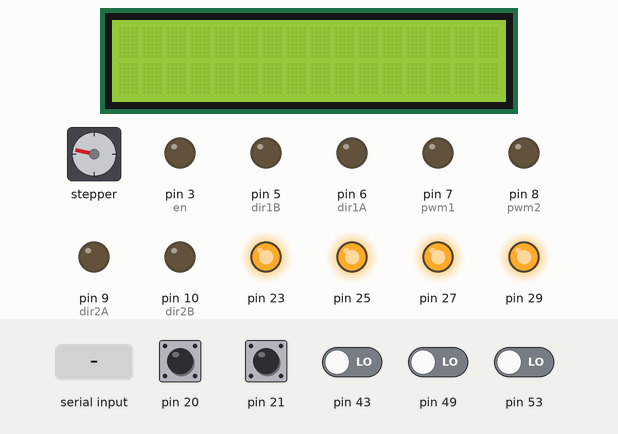
This sketch was run on a simulated Arduino Mega 2560, built with avr-gcc and run on an emulated ATmega2560. Shown: 16×2 character LCD, stepper motor, output pins drawn as LEDs (lit = HIGH). The test bench sets the inputs (shaded band); at power-on: pin 20, pin 21 HIGH, pin 43, pin 49, pin 53 LOW. Stepper angles assume 200 steps per turn.

Above: at 0.8 s.
0.9 s: pin 20 pulled LOW for 0.15 s
At 1.3 s:
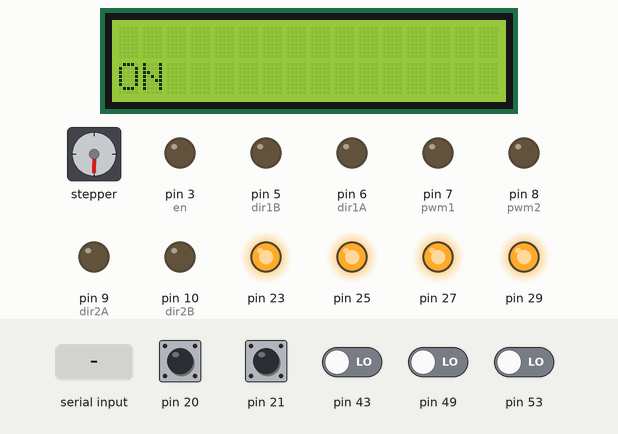
1.6 s: pin 53 driven HIGH
At 2.1 s:
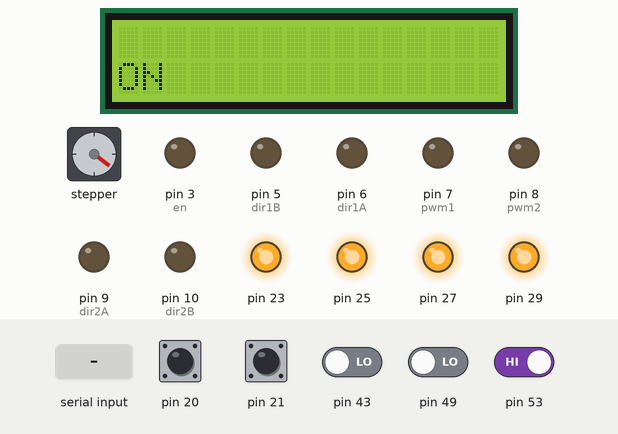
3.1 s: pin 21 pulled LOW for 0.15 s
At 4.3 s:
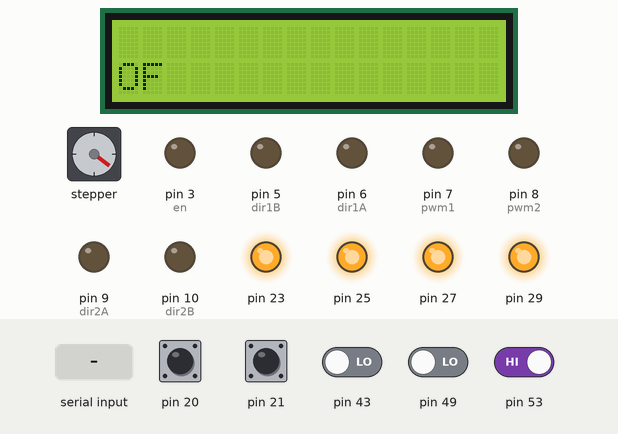
4.7 s: "w" received over Serial
At 5.7 s:
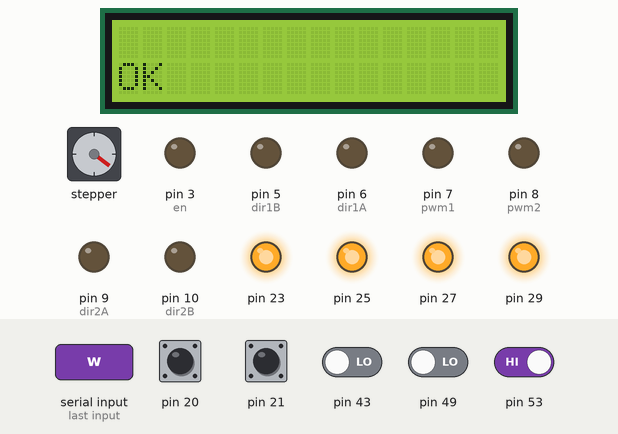
6.2 s: "p" received over Serial
At 6.8 s:
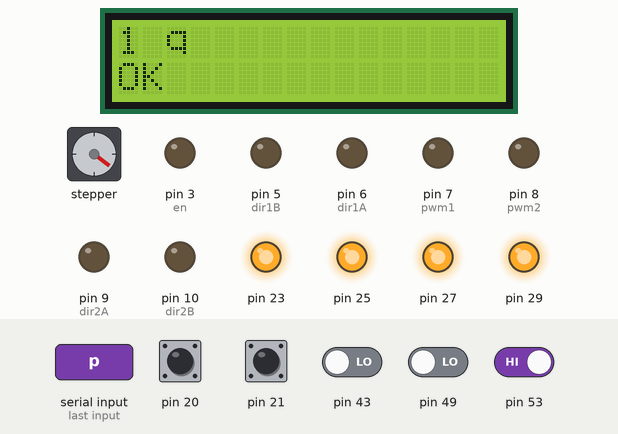
7.7 s: pin 20 pulled LOW for 1 s
At 9.1 s:
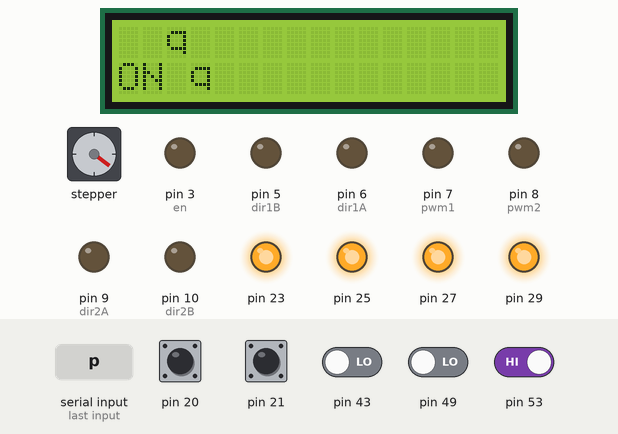
Timing chart, 0 to 10.7 s (numbered marks = the images above; inputs shaded):
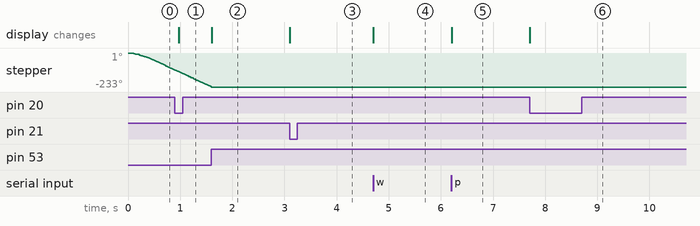

The sketch:

code_he_thong.ino
```cpp
#include <LiquidCrystal.h>
#include <string.h>
#include <TimerOne.h>
#include <TimerThree.h>
#include <AccelStepper.h>

const int rs = A8, en = A7, d4 = A6, d5 = A5, d6 = A4, d7 = A3;
LiquidCrystal lcd(rs, en, d4, d5, d6, d7);

#define pwm1 7 // Bang tai 1
#define dir1A 6
#define dir1B 5

#define pwm2 8 // Bang tai 2
#define dir2A 9
#define dir2B 10

#define en 3
#define cw 4
#define clk 2

#define congtac PINB&B00000001
#define sensor1 PINL&B01000000
#define sensor2 PINL&B00000001
#define sensor3 PINL&B00010000
#define Cu_chan_ON digitalWrite(29,LOW)
#define Cu_chan_OFF digitalWrite(29,HIGH)
#define Tay_gap_ON digitalWrite(25,LOW)
#define Tay_gap_OFF digitalWrite(25,HIGH)
#define Giac_hut_ON digitalWrite(27,LOW)
#define Giac_hut_OFF digitalWrite(27,HIGH)
AccelStepper stepper(1, clk, cw);

boolean key, Run = false,Run1=true;
char Result[] = {};     // tra ve ket qua mach pass fail
unsigned char Data;
boolean Pass1 = false, Pass2 = false;
unsigned int mode = 0;

void PC();
void prossesing();
void Check_pass_fail();
void insert_Pass();
void insert_Fail();
void replease_Pass_Fail();
void quay_bang_tai_1();
void quay_bang_tai_2();
void dung_bang_tai_1();
void dung_bang_tai_2();
void Stop();
void Start();
void tay_may(int so_buoc, int van_toc, boolean dir);
void tay_gap_bang(long int Step);
void set_goc();
void check();

void setup() {
  lcd.begin(16, 2);
  Serial.begin(9600);
  Timer1.initialize(10000);
  Timer1.attachInterrupt(PC);
  Timer3.initialize(15000);
  Timer3.attachInterrupt(prossesing);

  pinMode(pwm1, OUTPUT); pinMode(dir1A, OUTPUT); pinMode(dir1B, OUTPUT);
  pinMode(pwm2, OUTPUT); pinMode(dir2A, OUTPUT); pinMode(dir2B, OUTPUT);
  pinMode(en, OUTPUT); pinMode(cw, OUTPUT); pinMode(clk, OUTPUT);
  pinMode(23, OUTPUT); pinMode(25, OUTPUT); pinMode(27, OUTPUT);
  pinMode(29, OUTPUT);
  digitalWrite(23, HIGH);
  digitalWrite(25, HIGH);
  digitalWrite(27, HIGH);
  digitalWrite(29, HIGH);

  pinMode(20, INPUT_PULLUP); pinMode(21, INPUT_PULLUP);
  pinMode(43, INPUT); pinMode(45, INPUT);
  pinMode(47, INPUT); pinMode(49, INPUT);
  pinMode(51, INPUT); pinMode(53, INPUT);

  dung_bang_tai_1();
  dung_bang_tai_2();

  // interrupt
  attachInterrupt(2, Stop, FALLING);
  attachInterrupt(3, Start, FALLING);
  delay(5);
  set_goc();
}
/********************************************* Main ****************************************************/
void loop()
{
    lcd.setCursor(0, 0);
    lcd.print(Result);
    lcd.print(" ");
    if(Run == true && mode == 2)
    {
        tay_gap_bang(-738);
        Tay_gap_ON;
        delay(1000);
        Giac_hut_ON;
        Tay_gap_OFF;
        delay(1500);
        tay_gap_bang(0);
        Tay_gap_ON;
        delay(1000);
        Giac_hut_OFF;
        Tay_gap_OFF;
        Cu_chan_OFF;
        delay(1500);
        set_goc();
        replease_Pass_Fail();
        mode = 0;
    }
    else if(Run == true && mode == 1)
      {
        Cu_chan_OFF;
        while(sensor_filter(check_sensor(sensor3)) == 1);
        replease_Pass_Fail();
        mode = 0;
      }
}
/******************************************** Function ****************************************************/

void set_goc()
{
  int position_homing = 1;
  stepper.setMaxSpeed(100.0);
  stepper.setAcceleration(100.0);
  delay(5);
  // Xet goc toa do
  while (!sensor_filter(check_sensor(congtac))) {
    stepper.moveTo(position_homing);
    stepper.run();
    position_homing++;
    delay(5);
  }
  stepper.setCurrentPosition(0);  // Xet lai vi tri
  stepper.setMaxSpeed(100.0);     // Xet van toc
  stepper.setAcceleration(100.0); // Xet gia toc
  position_homing = -1;

  while (sensor_filter(check_sensor(congtac))) {
    stepper.moveTo(position_homing);
    stepper.run();
    position_homing--;
    delay(5);
  }
  stepper.setCurrentPosition(0);
  stepper.setMaxSpeed(1500.0);
  stepper.setAcceleration(1000.0);
}

void tay_gap_bang(long int Step)
{
  stepper.moveTo(Step);
  while (stepper.distanceToGo() != 0)
  {
    stepper.run();
  }
}
bool check_sensor(byte pin)
{
  if (pin) return false;
  else return true;
}

bool sensor_filter(bool sensor)
{
  int finish = 50;
  unsigned int count = 0;
  for (int i = 0; i < finish; i++)
  {
    if (sensor == true) count++;
    else {
      count == 0;
      return 0;
    }
  }
  if (count == finish) {
    count = 0;
    return 1;
  }
}
void check()
{
   if (Check_pass_fail(Result) == '0') {
    Cu_chan_ON;
    mode = 2;
    }
    else {
      Cu_chan_OFF;
      mode = 1;
    }
}
void prossesing()
{
  if(Run == true)
  {
        if (sensor_filter(check_sensor(sensor1)) == 0)
        {
          if (sensor_filter(check_sensor(sensor2)) == 0)
          {
            if (sensor_filter(check_sensor(sensor3)) == 1)
            {
              check();
            }
          } else {
            if (sensor_filter(check_sensor(sensor3)) == 0)
            {
              quay_bang_tai_2();  // neu vi tri 3 chua co phoi thi cho qua
              quay_bang_tai_1();
            } else {
              dung_bang_tai_1();
              check();
            }
           }
          }
        else if (sensor_filter(check_sensor(sensor2)) == 0 && sensor_filter(check_sensor(sensor3)) == 0)
        {
          quay_bang_tai_1();  // doi den khi gap cb1
        }
  }
}
void PC()
{
  if (Serial.available() > 0)
  {
    Data = Serial.read();
    if (Data == 'w') {
      key = false;
      lcd.setCursor(0,1);
      lcd.print("OK");
    }
    else if (Data == 'p') {
      if (key == false) {
        insert_Pass();
        key = true;
      }
    }
    else if (Data == 'f') {
      if (key == false) {
        insert_Fail();
        key = true;
      }
    }
    else if(Data == 'a'){
      Run1 = false;
    }
  }

}
char Check_pass_fail(char* data)
{
  return data[0];
}

void insert_Pass()
{
  unsigned int lenght = strlen(Result);
  Result[lenght] = '1';
  Result[lenght+1] = '\0';
}

void insert_Fail()
{
  unsigned int lenght = strlen(Result);
  Result[lenght] = '0';
  Result[lenght+1] = '\0';
}

void replease_Pass_Fail()
{
  int lenght = strlen(Result);
  for(int i = 0; i < lenght; i++)
  {
    Result[i] = Result[i + 1];
  }
   Result[lenght-1] = '\0';
}

void quay_bang_tai_1()
{
  digitalWrite(dir2A, HIGH);
  digitalWrite(dir2B, LOW);
  analogWrite(pwm2, 30);
}

void quay_bang_tai_2()
{
  digitalWrite(dir1A, LOW);
  digitalWrite(dir1B, HIGH);
  analogWrite(pwm1, 150);
}

void dung_bang_tai_1()
{
  analogWrite(pwm2, 0);
}

void dung_bang_tai_2()
{
  analogWrite(pwm1, 0);
}

void Start()
{
  Run = true;
  lcd.setCursor(0, 1);
  lcd.print("ON");
}

void Stop()
{
  lcd.setCursor(0, 1);
  lcd.print("OF");
  dung_bang_tai_1();
  dung_bang_tai_2();
  Run = false;
}
```

Measured:
- after the input at 0.9 s, the display: changes after 0.07 s (image 1)
- after the input at 1.6 s, stepper: stops changing and stays -233°
- after the input at 3.1 s, the display: first changes at once (image 3 shows a later state)
- after the input at 4.7 s, the display: changes at once (image 4)
- after the input at 6.2 s, the display: changes at once (image 5)
- after the input at 7.7 s, the display: first changes at once (image 6 shows a later state)
